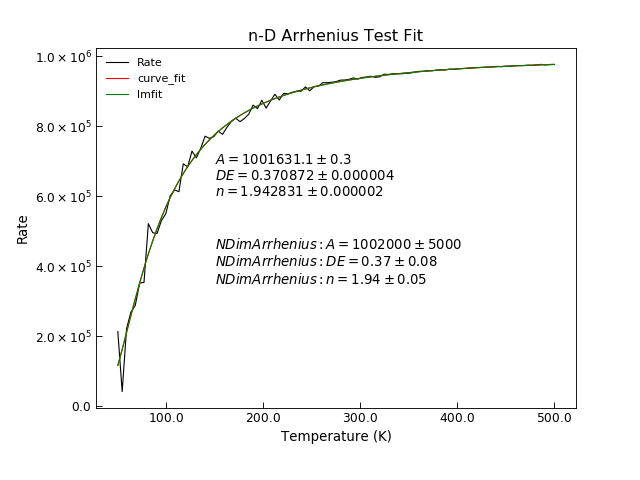

Generate this figure with Python:
"""Example of nDimArrhenius Fit."""
from Stoner import Data
import Stoner.Fit as SF
from  numpy import linspace
from numpy.random import normal

#Make some data
T=linspace(50,500,101)
R=SF.nDimArrhenius(T+normal(size=len(T),scale=5.0,loc=1.0),1E6,0.5,2)
d=Data(T,R,setas="xy",column_headers=["T","Rate"])

#Curve_fit on its own
d.curve_fit(SF.nDimArrhenius,p0=[1E6,0.5,2],result=True,header="curve_fit")
d.setas="xyy"
d.plot()
d.annotate_fit(SF.nDimArrhenius,x=150,y=6E5)

# lmfit using lmfit guesses
fit=SF.NDimArrhenius()
p0=fit.guess(R,x=T)
d.lmfit(fit,p0=p0,result=True,header="lmfit")
d.setas="x..y"
d.plot()
d.annotate_fit(SF.NDimArrhenius,x=150,y=3.5E5,prefix="NDimArrhenius")

d.title="n-D Arrhenius Test Fit"
d.ylabel="Rate"
d.xlabel="Temperature (K)"
